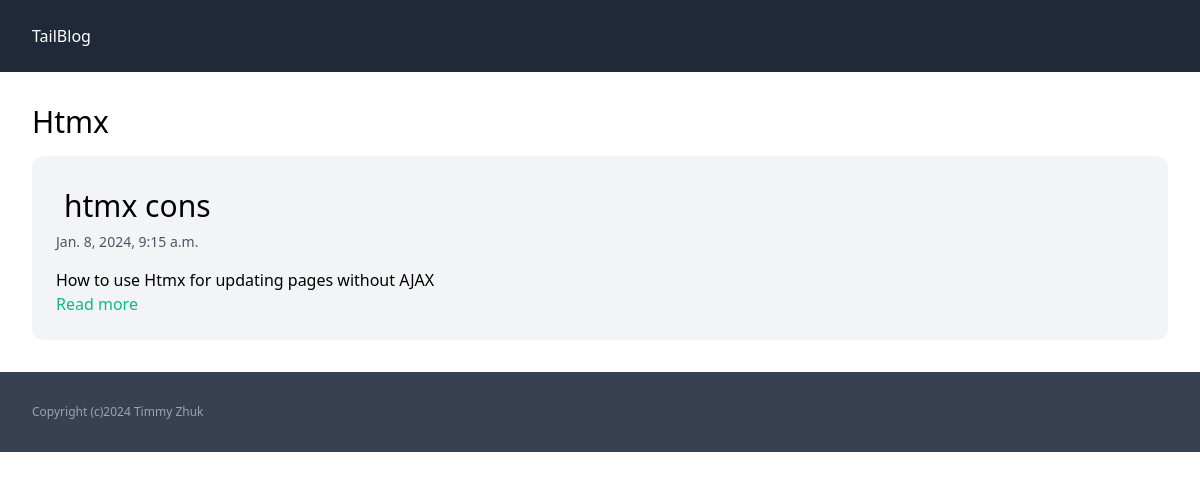
Screenshot of /categories/2/ with the database file from the repository.
### post/models.py (models this page shows, shortened)
class Category(models.Model):
    title = models.CharField(max_length=255)

class Post(models.Model):
    category = models.ForeignKey(Category, related_name='posts', on_delete=models.CASCADE)
    title = models.CharField(max_length=255)
    slug = models.SlugField(max_length=255)
    intro = models.TextField()
    body = models.TextField()
    created_at = models.DateTimeField(auto_now_add=True)
    class Meta:
        ordering = ('-created_at', ) # show the newest blogs

### post/views.py (the view)
# urls.py: path('categories/<int:pk>/',category_detail,name='category_detail'),
def category_detail(request, pk):
    category = get_object_or_404(Category,pk=pk)
    return render(request, 'post/category_detail.html',{
        'category':category,
    })

### post/templates/post/category_detail.html
{% extends 'post/base.html' %}
{% block content %}
<div class="space-y-4">
  <h1 class="text-3xl">{{category.title}}</h1>
  {% for post in category.posts.all %}
  <article class="p-6 bg-gray-100 rounded-xl">
    <h2 class="p-2 text-3xl">{{post.title}}</h2>
    <span class="mb-4 block text-sm text-gray-600">{{post.created_at}}</span>
    <p>{{post.intro}}</p>
    <a href="{% url 'post_detail' post.slug %}" class="text-emerald-500"
      >Read more</a
    >
  </article>
  {% endfor %}
</div>
{% endblock %}

### rows the page displays
Category: title "Htmx"
Post: title "htmx cons", created_at "Jan. 8, 2024, 9:15 a.m.", intro "How to use Htmx for updating pages without AJAX"
